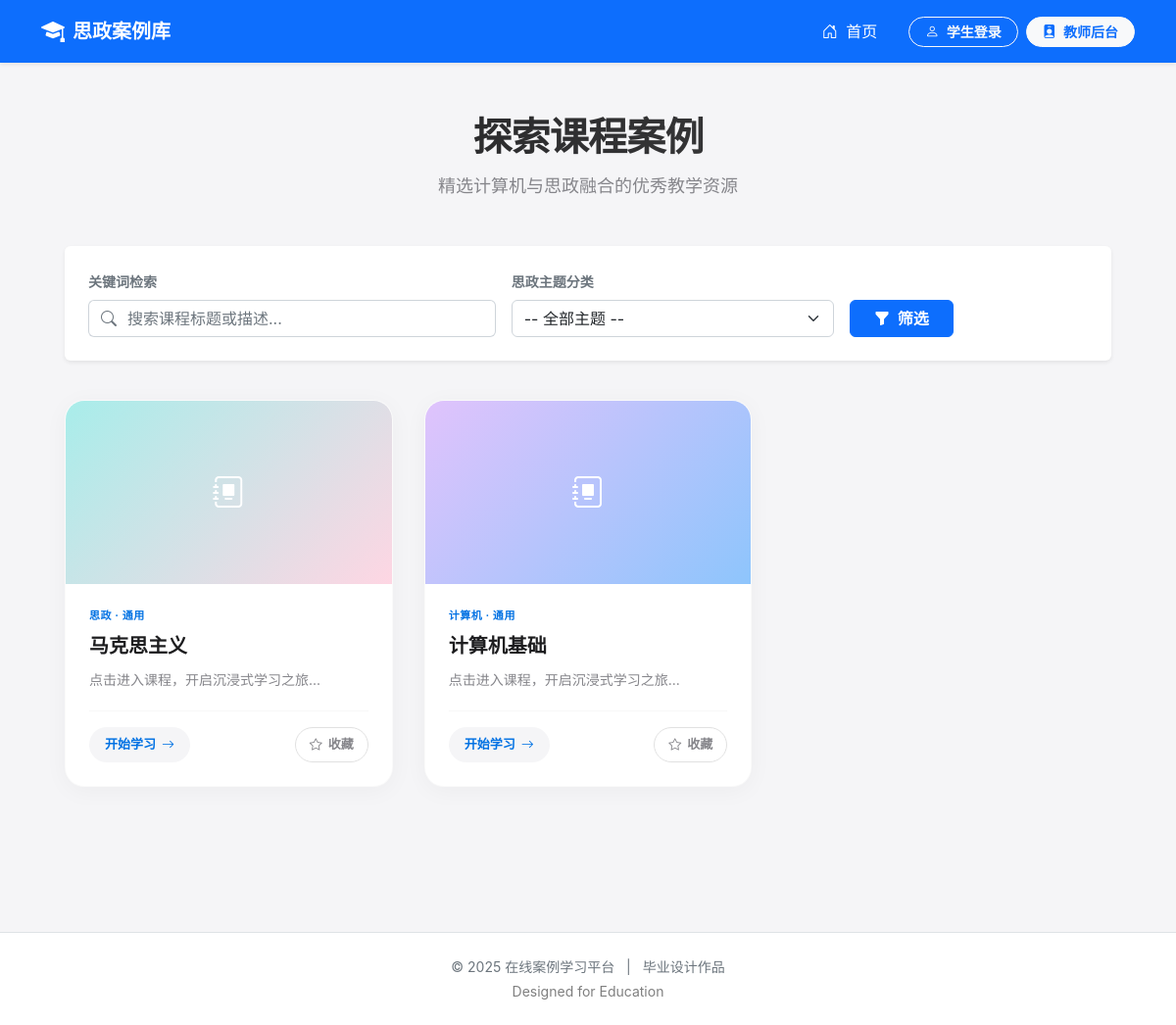
The page / on the database its author committed.
### common/models.py (models this page shows, shortened)
class CaseStudy(models.Model):
    title = models.CharField('课程标题', max_length=100)
    author = models.ForeignKey(User, on_delete=models.CASCADE, verbose_name="负责教师", related_name='cases', null=True,
                               blank=True)
    category = models.ForeignKey(Category, on_delete=models.CASCADE, verbose_name='所属分类')
    description = models.TextField('课程简介', blank=True)
    cover_image = models.ImageField('封面图', upload_to='covers/', blank=True, null=True)
    view_count = models.PositiveIntegerField('浏览量', default=0)
    created_at = models.DateTimeField('发布时间', auto_now_add=True)
    content = models.TextField('导读/详情', blank=True)
    class Meta: verbose_name = '思政课程'; verbose_name_plural = verbose_name; ordering = ['-created_at']

class Category(models.Model):
    name = models.CharField('分类名称', max_length=50)
    class Meta: verbose_name = '案例分类'; verbose_name_plural = verbose_name
    ordering = ['id']

### student_web/views.py (the view)
# urls.py: path('', views.index, name='index'),  # 首页
def index(request):
    from common.models import CaseStudy, Favorite, Category
    from django.db.models import Q
    cases = CaseStudy.objects.all().order_by('-created_at')
    categories = Category.objects.all()
    search_query = request.GET.get('q', '').strip()
    category_id = request.GET.get('category')
    if search_query:
        cases = cases.filter(Q(title__icontains=search_query) | Q(description__icontains=search_query))
    if category_id:
        cases = cases.filter(category_id=category_id)
    fav_case_ids = set()
    if request.user.is_authenticated:
        fav_case_ids = set(Favorite.objects.filter(user=request.user).values_list('case_id', flat=True))
    context = {
        'cases': cases,
        'fav_case_ids': fav_case_ids,
        'categories': categories
    }
    return render(request, 'student_web/index.html', context)

### student_web/templates/student_web/index.html (shortened to what this page needs)
{% extends 'base.html' %}
{% load static %}
{% block content %}
<div class="apple-container">
    <header class="page-header">
        <h1 class="page-title">探索课程案例</h1>
        <p class="page-subtitle">精选计算机与思政融合的优秀教学资源</p>
    </header>
    <div style="max-width: 1500px; margin: 0 auto 40px auto;">
        {% include 'student_web/components/search_bar.html' %}
    </div>
    <div class="case-grid">
        {% for case in cases %}
        <a href="{% url 'case_detail' case.id %}" class="apple-card">
            <div class="card-cover-wrapper">
                {% if case.cover_image %}
                    <img src="{{ case.cover_image.url }}" alt="{{ case.title }}" class="card-img">
                {% else %}
                    <div class="no-cover-gradient">
                        <i class="bi bi-journal-album"></i>
                    </div>
                {% endif %}
            </div>
            <div class="card-body">
                <div class="card-meta">
                    {{ case.category.name|default:"未分类" }} · {{ case.get_case_type_display|default:"通用" }}
                </div>
                <h3 class="card-title">{{ case.title }}</h3>
                <p class="card-desc">
                    {{ case.description|default:"点击进入课程，开启沉浸式学习之旅..." }}
                </p>
                <div class="card-footer">
                    <span class="btn-capsule btn-learn">
                        开始学习 <i class="bi bi-arrow-right"></i>
                    </span>
                    <div class="btn-capsule btn-fav {% if case.id in fav_case_ids %}active{% endif %}"
                         onclick="toggleCardFav(event, this, {{ case.id }})"
                         title="点击收藏">
                        <i class="bi {% if case.id in fav_case_ids %}bi-star-fill{% else %}bi-star{% endif %}"></i>
                        <span class="fav-text">{% if case.id in fav_case_ids %}已收藏{% else %}收藏{% endif %}</span>
                    </div>
                </div>
            </div>
        </a>
        {% empty %}
            <div class="empty-state">
                <div class="empty-icon"><i class="bi bi-box-seam"></i></div>
                <h3>暂无案例数据</h3>
                <p>请通知管理员在后台添加相关课程内容。</p>
            </div>
        {% endfor %}
    </div>
</div>
{% endblock %}

### templates/base.html (shortened to what this page needs)
{% load static %}<!DOCTYPE html>
<html lang="zh-CN">
<head>
    <link href="https://cdn.bootcdn.net/ajax/libs/twitter-bootstrap/5.2.3/css/bootstrap.min.css" rel="stylesheet">
    <link href="https://cdn.bootcdn.net/ajax/libs/bootstrap-icons/1.10.3/font/bootstrap-icons.css" rel="stylesheet">
</head>
<body>
<nav class="navbar navbar-expand-lg navbar-dark bg-primary fixed-top shadow-sm" style="min-height: 64px;">
    <div class="container">
        <a class="navbar-brand fw-bold d-flex align-items-center" href="{% url 'index' %}">
            <i class="bi bi-mortarboard-fill me-2 fs-4"></i>
            <span>思政案例库</span>
        </a>
        <div class="collapse navbar-collapse" id="navbarNav">
            <ul class="navbar-nav ms-auto align-items-center">
                <li class="nav-item me-2">
                    <a class="nav-link active px-3 rounded-pill hover-bg-light" href="{% url 'index' %}">
                        <i class="bi bi-house-door me-1"></i> 首页
                    </a>
                </li>
                {% if user.is_authenticated %}
                    <li class="nav-item dropdown ms-lg-3">
                        <a class="nav-link dropdown-toggle d-flex align-items-center text-white py-1 ps-1 pe-3 bg-white bg-opacity-10 rounded-pill border border-white border-opacity-25"
                           href="#" role="button" data-bs-toggle="dropdown" aria-expanded="false">
                            <div class="bg-warning text-dark rounded-circle d-flex align-items-center justify-content-center me-2 shadow-sm"
                                 style="width: 32px; height: 32px; font-weight: bold; font-size: 0.9rem;">
                                {{ user.username.0|upper }}
                            </div>
                            <span class="small fw-bold me-2">{{ user.username }}</span>
                            {% if user.is_superuser %}
                                <span class="badge rounded-pill bg-warning text-dark role-badge">超级管理员</span>
                            {% elif user.profile.role == 'admin' %}
                                <span class="badge rounded-pill bg-danger role-badge">管理员</span>
                            {% elif user.profile.role == 'teacher' %}
                                <span class="badge rounded-pill bg-info text-dark role-badge">教师</span>
                            {% endif %}
                        </a>
                        <ul class="dropdown-menu dropdown-menu-end mt-2 animate__animated animate__fadeIn">
                            <li><h6 class="dropdown-header text-muted small">账户管理</h6></li>
                            <li>
                                <a class="dropdown-item py-2" href="{% url 'profile' %}">
                                    <i class="bi bi-person-gear me-2 text-primary"></i>个人中心
                                </a>
                            </li>
                            {% if user.is_staff %}
                            <li>
                                <a class="dropdown-item py-2" href="/admin/" target="_blank">
                                    <i class="bi bi-speedometer2 me-2 text-success"></i>管理后台
                                </a>
                            </li>
                            {% endif %}
                            <li><hr class="dropdown-divider"></li>
                            <li>
                                <form action="{% url 'logout' %}" method="post" class="d-inline">
                                    {% csrf_token %}
                                    <button type="submit" class="dropdown-item py-2 text-danger w-100 text-start">
                                        <i class="bi bi-box-arrow-right me-2"></i>退出登录
                                    </button>
                                </form>
                            </li>
                        </ul>
                    </li>
                {% else %}
                    <li class="nav-item ms-2">
                        <a class="btn btn-outline-light btn-sm rounded-pill px-3 fw-bold border-2" href="{% url 'login' %}">
                            <i class="bi bi-person me-1"></i> 学生登录
                        </a>
                    </li>
                    <li class="nav-item ms-2">
                        <a class="btn btn-light text-primary btn-sm rounded-pill px-3 fw-bold border-2" href="/admin/">
                            <i class="bi bi-person-badge-fill me-1"></i> 教师后台
                        </a>
                    </li>
                {% endif %}
            </ul>
        </div>
    </div>
</nav>
<div class="{% block layout_container %}container{% endblock %} main-wrapper animate__animated animate__fadeIn">
    {% block content %}{% endblock %}
</div>
<footer class="text-center py-4 text-muted border-top mt-5 bg-white">
    <div class="container">
        <div class="row align-items-center">
            <div class="col-12">
                <p class="mb-0 small">
                    &copy; 2025 在线案例学习平台 <span class="mx-2">|</span> 毕业设计作品
                </p>
                <p class="mb-0 mt-1 small text-black-50">
                    Designed for Education
                </p>
            </div>
        </div>
    </div>
</footer>
</body>
</html>

### student_web/templates/student_web/components/search_bar.html (shortened to what this page needs)
<div class="card shadow-sm border-0 mb-4">
    <div class="card-body p-4">
        <form method="get" action="." class="row g-3 align-items-end">
            <div class="col-md-5">
                <label class="form-label fw-bold text-secondary small">关键词检索</label>
                <div class="input-group">
                    <span class="input-group-text bg-white border-end-0"><i class="bi bi-search text-muted"></i></span>
                    <input type="text" name="q" class="form-control border-start-0 ps-0"
                           placeholder="搜索课程标题或描述..."
                           value="{{ request.GET.q|default:'' }}">
                </div>
            </div>
            <div class="col-md-4">
                <label class="form-label fw-bold text-secondary small">思政主题分类</label>
                <select name="category" class="form-select">
                    <option value="">-- 全部主题 --</option>
                </select>
            </div>
            <div class="col-md-3">
                <div class="d-grid gap-2 d-md-block">
                    <button type="submit" class="btn btn-primary fw-bold px-4">
                        <i class="bi bi-funnel-fill me-1"></i> 筛选
                    </button>
                </div>
            </div>
        </form>
    </div>
</div>

### templates/base.html (style rules this page uses)
body { padding-top: 76px; background-color: #f8f9fa; font-family: -apple-system, BlinkMacSystemFont, "Segoe UI", Roboto, "Helvetica Neue", Arial, sans-serif; min-height: 100vh; display: flex; flex-direction: column; }
.card { border: none; margin-bottom: 20px; box-shadow: 0 4px 15px rgba(0,0,0,0.05); transition: transform 0.2s ease-in-out; }
.main-wrapper { flex: 1; }

### student_web/templates/student_web/index.html (style rules this page uses)
:root { --apple-bg: #f5f5f7; --apple-card-bg: #ffffff; --apple-text-main: #1d1d1f; --apple-text-sub: #86868b; --apple-primary: #0071e3; --apple-primary-hover: #0077ed; --card-radius: 20px; --card-shadow: 0 4px 24px rgba(0, 0, 0, 0.04); --card-hover-shadow: 0 12px 40px rgba(0, 0, 0, 0.08); --transition-curve: cubic-bezier(0.25, 0.8, 0.25, 1); }
body { background-color: var(--apple-bg); color: var(--apple-text-main); font-family: -apple-system, BlinkMacSystemFont, "SF Pro Text", sans-serif; }
.apple-container { max-width: 1280px; margin: 0 auto; padding: 40px 24px; }
.page-header { margin-bottom: 48px; text-align: center; animation: fadeInDown 0.8s var(--transition-curve); }
.page-title { font-size: 40px; font-weight: 700; letter-spacing: -0.02em; margin-bottom: 12px; background: linear-gradient(135deg, #1d1d1f 0%, #434344 100%); -webkit-background-clip: text; -webkit-text-fill-color: transparent; }
.page-subtitle { font-size: 18px; color: var(--apple-text-sub); font-weight: 400; max-width: 600px; margin: 0 auto; }
.case-grid { display: grid; grid-template-columns: repeat(auto-fill, minmax(320px, 1fr)); gap: 32px; padding-bottom: 60px; }
.apple-card { background: var(--apple-card-bg); border-radius: var(--card-radius); overflow: hidden; position: relative; display: flex; flex-direction: column; text-decoration: none; transition: all 0.4s var(--transition-curve); border: 1px solid rgba(0, 0, 0, 0.02); box-shadow: var(--card-shadow); animation: fadeInUp 0.6s var(--transition-curve) backwards; }
.card-cover-wrapper { width: 100%; aspect-ratio: 16/9; position: relative; overflow: hidden; background-color: #f0f0f0; }
.no-cover-gradient { width: 100%; height: 100%; display: flex; align-items: center; justify-content: center; color: #fff; font-size: 2rem; background: linear-gradient(135deg, #a1c4fd 0%, #c2e9fb 100%); }
.apple-card:nth-child(3n+1) .no-cover-gradient { background: linear-gradient(135deg, #a8edea 0%, #fed6e3 100%); }
.apple-card:nth-child(3n+2) .no-cover-gradient { background: linear-gradient(135deg, #e0c3fc 0%, #8ec5fc 100%); }
.card-body { padding: 24px; flex: 1; display: flex; flex-direction: column; }
.card-meta { font-size: 11px; font-weight: 700; text-transform: uppercase; letter-spacing: 0.05em; color: var(--apple-primary); margin-bottom: 8px; }
.card-title { font-size: 20px; font-weight: 700; color: var(--apple-text-main); margin: 0 0 10px 0; line-height: 1.4; display: -webkit-box; -webkit-line-clamp: 2; -webkit-box-orient: vertical; overflow: hidden; }
.card-desc { font-size: 14px; color: var(--apple-text-sub); line-height: 1.6; margin-bottom: 20px; display: -webkit-box; -webkit-line-clamp: 3; -webkit-box-orient: vertical; overflow: hidden; flex-grow: 1; }
.card-footer { display: flex; justify-content: space-between; align-items: center; margin-top: auto; padding-top: 16px; border-top: 1px solid rgba(0,0,0,0.03); }
.btn-capsule { font-size: 13px; font-weight: 600; padding: 8px 16px; border-radius: 99px; transition: all 0.2s ease; display: inline-flex; align-items: center; gap: 6px; cursor: pointer; border: none; }
.btn-learn { background-color: var(--apple-bg); color: var(--apple-primary); }
.btn-fav { background-color: transparent; color: #86868b; border: 1px solid #e1e1e1; padding: 7px 14px; z-index: 2; }
.apple-card:nth-child(1) { animation-delay: 0.05s; }
.apple-card:nth-child(2) { animation-delay: 0.1s; }

### rows shown on the page
CaseStudy: category.name "思政", case_type "通用", title "马克思主义", description "点击进入课程，开启沉浸式学习之旅...", shows "收藏"
CaseStudy: category.name "计算机", case_type "通用", title "计算机基础", description "点击进入课程，开启沉浸式学习之旅...", shows "收藏"
